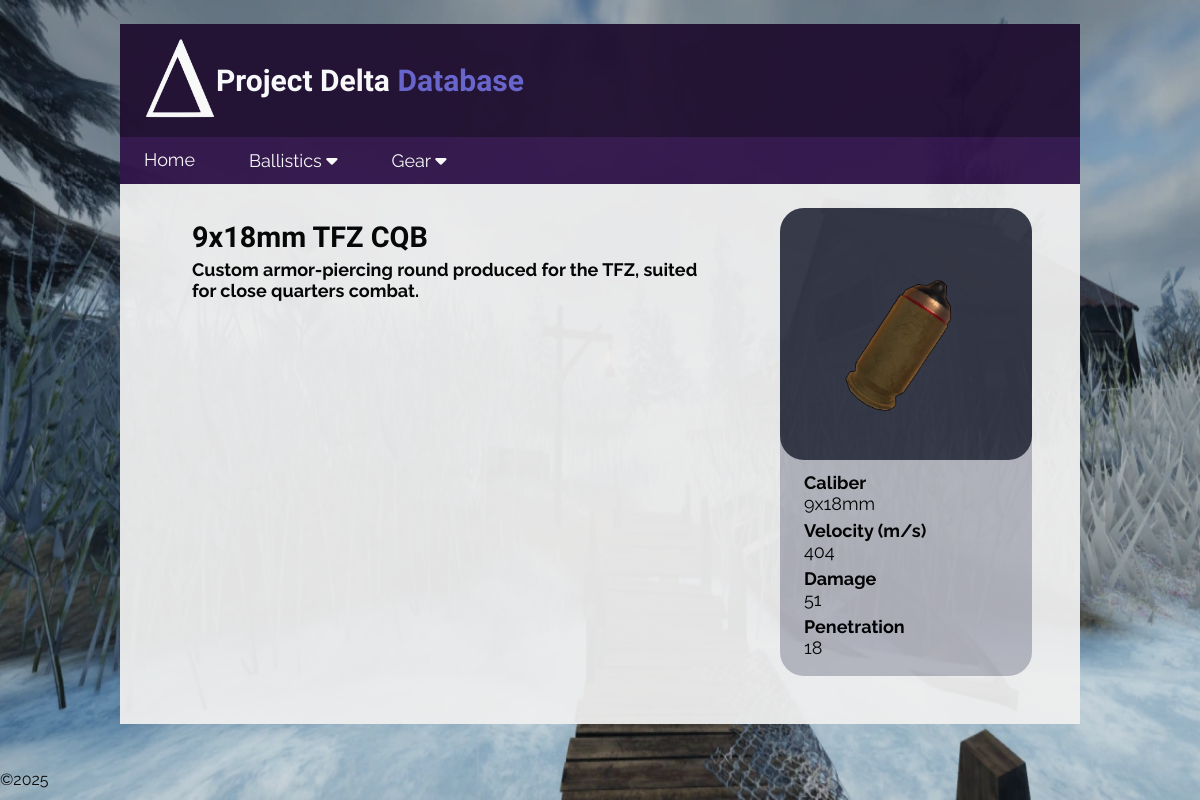
Before: /ammo/4 with the older database file.
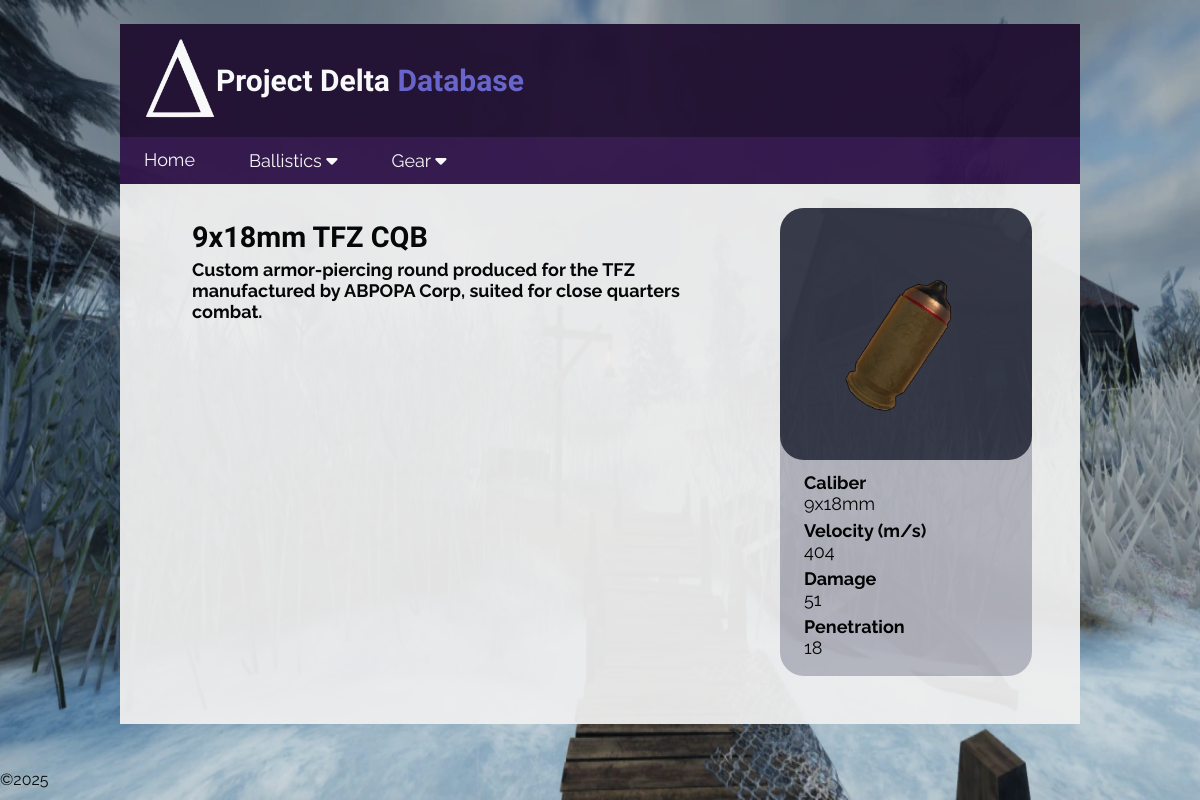
After: the same page with the newer database file.
### tables this page shows
CREATE TABLE ammunition (id INTEGER PRIMARY KEY, caliber_id INTEGER REFERENCES calibers (id), name TEXT, velocity INTEGER, damage INTEGER, penetration INTEGER, image TEXT, description TEXT);

### Flask/routes.py (the view)
@app.route("/ammo/<int:id>")
def ammo(id):
    conn = sqlite3.connect('delta.db')
    cur = conn.cursor()
    cur.execute('''SELECT
    ammunition.id,
    calibers.name AS caliber_id,
    ammunition.name,
    ammunition.velocity,
    ammunition.damage,
    ammunition.penetration,
    ammunition.image,
    ammunition.description
FROM ammunition
JOIN calibers ON ammunition.caliber_id = calibers.id
WHERE ammunition.id = ?''', (id,))
    results = cur.fetchall()[0]
    conn.close()
    print(results)
    return render_template('ammo.html', ammo=results, title=results[1])

### Flask/templates/ammo.html
{% extends "partials/layout.html" %}
{% block content %}
<div class="topic">
    <div>
        <h3>{{ammo[2]}}</h3>
        <h5>{{ammo[7]}}</h5>
    </div>
        <div class="topic-box">
            <img src="/static/images/ballistics/ammunition/{{ammo[6]}}" class="topic-icon">
            <a href="http://127.0.0.1:5000/ammunition?search={{ammo[1]}}">
                <h6 class="topic-row">Caliber <br> <span class="lighter">{{ammo[1]}}</span></h6>
            </a>
            <h6 class="topic-row">Velocity (m/s) <br> <span class="lighter">{{ammo[3]}}</span></h6>
            <h6 class="topic-row">Damage <br> <span class="lighter">{{ammo[4]}}</span></h6>
            <h6 class="topic-row">Penetration <br> <span class="lighter">{{ammo[5]}}</span></h6>
        </div>
</div>
{% endblock %}

Changed rows visible on the page:
changed ammunition "9x18mm TFZ CQB": description "Custom armor-piercing round produced for the TFZ, suited for close quarters combat." → "Custom armor-piercing round produced for the TFZ manufactured by ABPOPA Corp, suited for close quarters combat."
